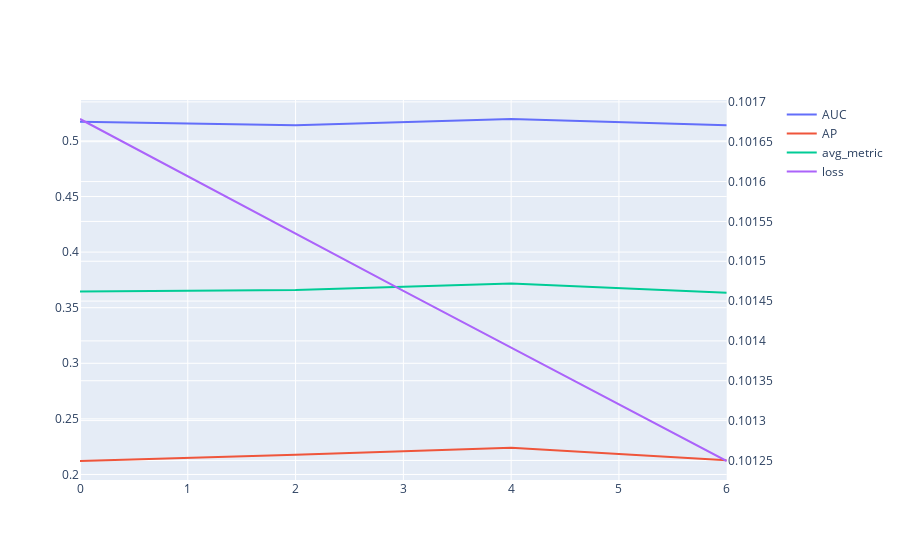

This figure's notebook cell:
### Code cell
train_loss, eval_result = loss_and_eval_results(model_result_root_dir, model_eval_freq)

### Figure 1 — Plotly figure (JSON) as saved in the notebook; plotly's stock layout.template omitted (floating-point values rounded to 4 significant figures)
{"data": [{"mode": "lines", "name": "AUC", "type": "scatter", "x": [0, 2, 4, 6], "xaxis": "x", "y": [0.5172, 0.5141, 0.5197, 0.5141], "yaxis": "y"}, {"mode": "lines", "name": "AP", "type": "scatter", "x": [0, 2, 4, 6], "xaxis": "x", "y": [0.2121, 0.2177, 0.224, 0.2128], "yaxis": "y"}, {"mode": "lines", "name": "avg_metric", "type": "scatter", "x": [0, 2, 4, 6], "xaxis": "x", "y": [0.3647, 0.3659, 0.3718, 0.3634], "yaxis": "y"}, {"mode": "lines", "name": "loss", "type": "scatter", "x": [0, 1, 2, 3, 4, 5, 6], "xaxis": "x", "y": [0.1017, 0.1016, 0.1015, 0.1015, 0.1014, 0.1013, 0.1012], "yaxis": "y2"}], "layout": {"xaxis": {"anchor": "y", "domain": [0, 0.94]}, "yaxis": {"anchor": "x", "domain": [0, 1]}, "yaxis2": {"anchor": "x", "overlaying": "y", "side": "right"}}}
